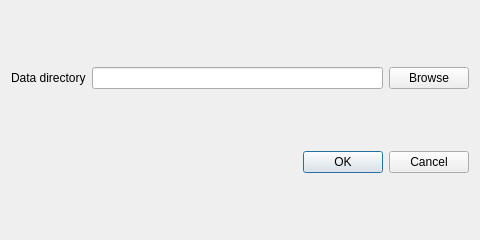
<?xml version="1.0" encoding="UTF-8"?>
<ui version="4.0">
 <class>PreferencesDialog</class>
 <widget class="QDialog" name="PreferencesDialog">
  <property name="geometry">
   <rect>
    <x>0</x>
    <y>0</y>
    <width>480</width>
    <height>240</height>
   </rect>
  </property>
  <property name="windowTitle">
   <string>Dialog</string>
  </property>
  <layout class="QVBoxLayout" name="verticalLayout">
   <item>
    <layout class="QGridLayout" name="gridLayout">
     <item row="0" column="2">
      <widget class="QPushButton" name="pbBrowse">
       <property name="text">
        <string>Browse</string>
       </property>
      </widget>
     </item>
     <item row="0" column="0">
      <widget class="QLabel" name="label">
       <property name="text">
        <string>Data directory</string>
       </property>
      </widget>
     </item>
     <item row="0" column="1">
      <widget class="QLineEdit" name="leDataPath">
       <property name="readOnly">
        <bool>true</bool>
       </property>
      </widget>
     </item>
    </layout>
   </item>
   <item>
    <widget class="QDialogButtonBox" name="buttonBox">
     <property name="orientation">
      <enum>Qt::Horizontal</enum>
     </property>
     <property name="standardButtons">
      <set>QDialogButtonBox::Cancel|QDialogButtonBox::Ok</set>
     </property>
    </widget>
   </item>
  </layout>
 </widget>
 <resources/>
 <connections>
  <connection>
   <sender>buttonBox</sender>
   <signal>accepted()</signal>
   <receiver>PreferencesDialog</receiver>
   <slot>accept()</slot>
   <hints>
    <hint type="sourcelabel">
     <x>248</x>
     <y>254</y>
    </hint>
    <hint type="destinationlabel">
     <x>157</x>
     <y>274</y>
    </hint>
   </hints>
  </connection>
  <connection>
   <sender>buttonBox</sender>
   <signal>rejected()</signal>
   <receiver>PreferencesDialog</receiver>
   <slot>reject()</slot>
   <hints>
    <hint type="sourcelabel">
     <x>316</x>
     <y>260</y>
    </hint>
    <hint type="destinationlabel">
     <x>286</x>
     <y>274</y>
    </hint>
   </hints>
  </connection>
 </connections>
</ui>
